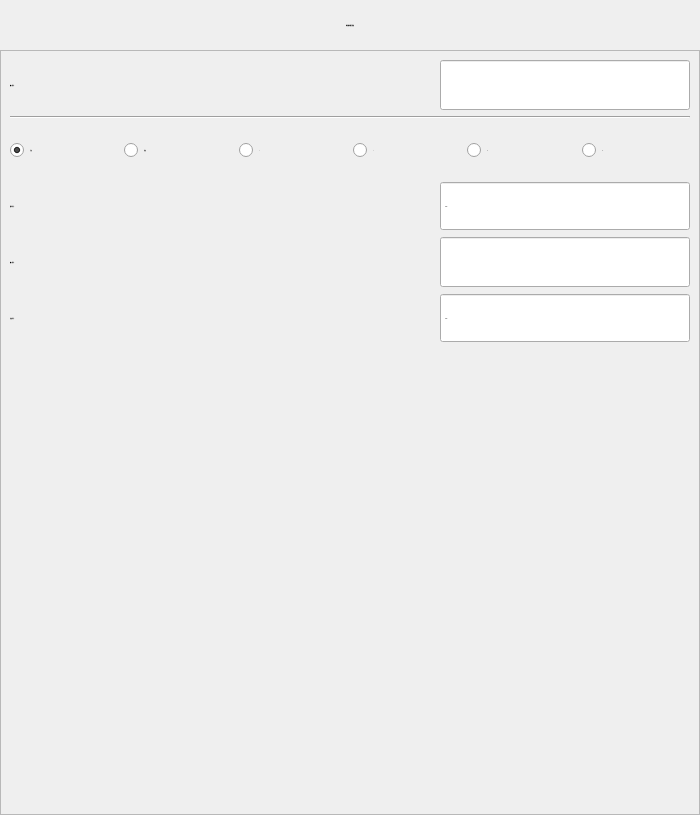
<?xml version="1.0" encoding="UTF-8"?>
<ui version="4.0">
 <class>FormActWait</class>
 <widget class="QWidget" name="FormActWait">
  <property name="geometry">
   <rect>
    <x>0</x>
    <y>0</y>
    <width>700</width>
    <height>815</height>
   </rect>
  </property>
  <property name="minimumSize">
   <size>
    <width>700</width>
    <height>815</height>
   </size>
  </property>
  <property name="maximumSize">
   <size>
    <width>700</width>
    <height>815</height>
   </size>
  </property>
  <property name="font">
   <font>
    <family>微软雅黑</family>
    <pointsize>-1</pointsize>
    <weight>50</weight>
    <italic>false</italic>
    <bold>false</bold>
   </font>
  </property>
  <property name="windowTitle">
   <string notr="true">等待信号</string>
  </property>
  <property name="styleSheet">
   <string notr="true">font: 28px &quot;微软雅黑&quot;;</string>
  </property>
  <layout class="QVBoxLayout" name="verticalLayout">
   <property name="spacing">
    <number>0</number>
   </property>
   <property name="margin">
    <number>0</number>
   </property>
   <item>
    <widget class="QLabel" name="labelParaTitle">
     <property name="sizePolicy">
      <sizepolicy hsizetype="Preferred" vsizetype="Fixed">
       <horstretch>0</horstretch>
       <verstretch>0</verstretch>
      </sizepolicy>
     </property>
     <property name="minimumSize">
      <size>
       <width>0</width>
       <height>50</height>
      </size>
     </property>
     <property name="font">
      <font>
       <family>微软雅黑</family>
       <pointsize>-1</pointsize>
       <weight>50</weight>
       <italic>false</italic>
       <bold>false</bold>
      </font>
     </property>
     <property name="styleSheet">
      <string notr="true">QLabel#labelParaTitle
{
	color: black;
	border-image: url(:/img/widget/Panel.png) 0 4 0 4;
	border-left: 4px transparent;
	border-right: 4px transparent;
}
</string>
     </property>
     <property name="text">
      <string>等待信号指令参数</string>
     </property>
     <property name="alignment">
      <set>Qt::AlignCenter</set>
     </property>
    </widget>
   </item>
   <item>
    <widget class="QFrame" name="frameActWait">
     <property name="font">
      <font>
       <family>微软雅黑</family>
       <pointsize>-1</pointsize>
       <weight>50</weight>
       <italic>false</italic>
       <bold>false</bold>
      </font>
     </property>
     <property name="styleSheet">
      <string notr="true"/>
     </property>
     <property name="frameShape">
      <enum>QFrame::StyledPanel</enum>
     </property>
     <property name="frameShadow">
      <enum>QFrame::Plain</enum>
     </property>
     <property name="IsMainArea" stdset="0">
      <bool>true</bool>
     </property>
     <layout class="QGridLayout" name="gridLayout">
      <item row="0" column="0">
       <widget class="QLabel" name="labelSignal">
        <property name="sizePolicy">
         <sizepolicy hsizetype="Expanding" vsizetype="Preferred">
          <horstretch>0</horstretch>
          <verstretch>0</verstretch>
         </sizepolicy>
        </property>
        <property name="minimumSize">
         <size>
          <width>150</width>
          <height>50</height>
         </size>
        </property>
        <property name="maximumSize">
         <size>
          <width>16777215</width>
          <height>50</height>
         </size>
        </property>
        <property name="font">
         <font>
          <family>微软雅黑</family>
          <pointsize>-1</pointsize>
          <weight>50</weight>
          <italic>false</italic>
          <bold>false</bold>
         </font>
        </property>
        <property name="text">
         <string>端口信号：</string>
        </property>
        <property name="buddy">
         <cstring>lineEdit_var</cstring>
        </property>
       </widget>
      </item>
      <item row="0" column="2">
       <widget class="xLineEdit" name="lineEdit_var">
        <property name="enabled">
         <bool>true</bool>
        </property>
        <property name="sizePolicy">
         <sizepolicy hsizetype="Fixed" vsizetype="Fixed">
          <horstretch>0</horstretch>
          <verstretch>0</verstretch>
         </sizepolicy>
        </property>
        <property name="minimumSize">
         <size>
          <width>250</width>
          <height>50</height>
         </size>
        </property>
        <property name="maximumSize">
         <size>
          <width>250</width>
          <height>50</height>
         </size>
        </property>
        <property name="font">
         <font>
          <family>微软雅黑</family>
          <pointsize>-1</pointsize>
          <weight>50</weight>
          <italic>false</italic>
          <bold>false</bold>
         </font>
        </property>
        <property name="focusPolicy">
         <enum>Qt::ClickFocus</enum>
        </property>
        <property name="acceptDrops">
         <bool>false</bool>
        </property>
        <property name="alignment">
         <set>Qt::AlignCenter</set>
        </property>
        <property name="readOnly">
         <bool>true</bool>
        </property>
       </widget>
      </item>
      <item row="1" column="0" colspan="3">
       <widget class="Line" name="line">
        <property name="orientation">
         <enum>Qt::Horizontal</enum>
        </property>
       </widget>
      </item>
      <item row="2" column="0" colspan="3">
       <layout class="QHBoxLayout" name="horizontalLayout">
        <item>
         <widget class="QRadioButton" name="check_Invalid">
          <property name="sizePolicy">
           <sizepolicy hsizetype="Minimum" vsizetype="Fixed">
            <horstretch>0</horstretch>
            <verstretch>0</verstretch>
           </sizepolicy>
          </property>
          <property name="minimumSize">
           <size>
            <width>45</width>
            <height>50</height>
           </size>
          </property>
          <property name="maximumSize">
           <size>
            <width>16777215</width>
            <height>16777215</height>
           </size>
          </property>
          <property name="font">
           <font>
            <family>微软雅黑</family>
            <pointsize>-1</pointsize>
            <weight>50</weight>
            <italic>false</italic>
            <bold>false</bold>
           </font>
          </property>
          <property name="focusPolicy">
           <enum>Qt::NoFocus</enum>
          </property>
          <property name="text">
           <string>无效</string>
          </property>
          <property name="iconSize">
           <size>
            <width>32</width>
            <height>32</height>
           </size>
          </property>
          <property name="checked">
           <bool>true</bool>
          </property>
         </widget>
        </item>
        <item>
         <widget class="QRadioButton" name="check_valid">
          <property name="minimumSize">
           <size>
            <width>45</width>
            <height>50</height>
           </size>
          </property>
          <property name="font">
           <font>
            <family>微软雅黑</family>
            <pointsize>-1</pointsize>
            <weight>50</weight>
            <italic>false</italic>
            <bold>false</bold>
           </font>
          </property>
          <property name="text">
           <string>有效</string>
          </property>
         </widget>
        </item>
        <item>
         <widget class="QRadioButton" name="check_greater">
          <property name="minimumSize">
           <size>
            <width>45</width>
            <height>50</height>
           </size>
          </property>
          <property name="font">
           <font>
            <family>微软雅黑</family>
            <pointsize>-1</pointsize>
            <weight>50</weight>
            <italic>false</italic>
            <bold>false</bold>
           </font>
          </property>
          <property name="text">
           <string>&gt;</string>
          </property>
         </widget>
        </item>
        <item>
         <widget class="QRadioButton" name="check_less">
          <property name="minimumSize">
           <size>
            <width>45</width>
            <height>50</height>
           </size>
          </property>
          <property name="font">
           <font>
            <family>微软雅黑</family>
            <pointsize>-1</pointsize>
            <weight>50</weight>
            <italic>false</italic>
            <bold>false</bold>
           </font>
          </property>
          <property name="text">
           <string>&lt;</string>
          </property>
         </widget>
        </item>
        <item>
         <widget class="QRadioButton" name="check_unequal">
          <property name="minimumSize">
           <size>
            <width>45</width>
            <height>50</height>
           </size>
          </property>
          <property name="font">
           <font>
            <family>微软雅黑</family>
            <pointsize>-1</pointsize>
            <weight>50</weight>
            <italic>false</italic>
            <bold>false</bold>
           </font>
          </property>
          <property name="text">
           <string>!=</string>
          </property>
         </widget>
        </item>
        <item>
         <widget class="QRadioButton" name="check_equal">
          <property name="minimumSize">
           <size>
            <width>45</width>
            <height>50</height>
           </size>
          </property>
          <property name="font">
           <font>
            <family>微软雅黑</family>
            <pointsize>-1</pointsize>
            <weight>50</weight>
            <italic>false</italic>
            <bold>false</bold>
           </font>
          </property>
          <property name="text">
           <string>==</string>
          </property>
         </widget>
        </item>
       </layout>
      </item>
      <item row="3" column="0">
       <widget class="QLabel" name="labelDelay">
        <property name="sizePolicy">
         <sizepolicy hsizetype="Expanding" vsizetype="Preferred">
          <horstretch>0</horstretch>
          <verstretch>0</verstretch>
         </sizepolicy>
        </property>
        <property name="minimumSize">
         <size>
          <width>150</width>
          <height>50</height>
         </size>
        </property>
        <property name="maximumSize">
         <size>
          <width>16777215</width>
          <height>50</height>
         </size>
        </property>
        <property name="font">
         <font>
          <family>微软雅黑</family>
          <pointsize>-1</pointsize>
          <weight>50</weight>
          <italic>false</italic>
          <bold>false</bold>
         </font>
        </property>
        <property name="text">
         <string>超时时间：</string>
        </property>
        <property name="buddy">
         <cstring>lineEdit_var</cstring>
        </property>
       </widget>
      </item>
      <item row="3" column="2">
       <widget class="xDoubleSpinBox" name="BoxDelay">
        <property name="enabled">
         <bool>true</bool>
        </property>
        <property name="sizePolicy">
         <sizepolicy hsizetype="Fixed" vsizetype="Fixed">
          <horstretch>0</horstretch>
          <verstretch>0</verstretch>
         </sizepolicy>
        </property>
        <property name="minimumSize">
         <size>
          <width>250</width>
          <height>50</height>
         </size>
        </property>
        <property name="maximumSize">
         <size>
          <width>250</width>
          <height>50</height>
         </size>
        </property>
        <property name="font">
         <font>
          <family>微软雅黑</family>
          <pointsize>-1</pointsize>
          <weight>50</weight>
          <italic>false</italic>
          <bold>false</bold>
         </font>
        </property>
        <property name="focusPolicy">
         <enum>Qt::ClickFocus</enum>
        </property>
        <property name="acceptDrops">
         <bool>false</bool>
        </property>
        <property name="alignment">
         <set>Qt::AlignLeading|Qt::AlignLeft|Qt::AlignVCenter</set>
        </property>
        <property name="buttonSymbols">
         <enum>QAbstractSpinBox::NoButtons</enum>
        </property>
        <property name="specialValueText">
         <string notr="true"/>
        </property>
        <property name="keyboardTracking">
         <bool>false</bool>
        </property>
        <property name="suffix">
         <string notr="true">s</string>
        </property>
        <property name="decimals">
         <number>2</number>
        </property>
        <property name="maximum">
         <double>600.000000000000000</double>
        </property>
        <property name="singleStep">
         <double>0.100000000000000</double>
        </property>
        <property name="HasBtn" stdset="0">
         <bool>true</bool>
        </property>
       </widget>
      </item>
      <item row="4" column="0">
       <widget class="QLabel" name="labelSignal2">
        <property name="sizePolicy">
         <sizepolicy hsizetype="Expanding" vsizetype="Preferred">
          <horstretch>0</horstretch>
          <verstretch>0</verstretch>
         </sizepolicy>
        </property>
        <property name="minimumSize">
         <size>
          <width>150</width>
          <height>50</height>
         </size>
        </property>
        <property name="maximumSize">
         <size>
          <width>16777215</width>
          <height>50</height>
         </size>
        </property>
        <property name="font">
         <font>
          <family>微软雅黑</family>
          <pointsize>-1</pointsize>
          <weight>50</weight>
          <italic>false</italic>
          <bold>false</bold>
         </font>
        </property>
        <property name="text">
         <string>端口信号：</string>
        </property>
        <property name="buddy">
         <cstring>lineEdit_var</cstring>
        </property>
       </widget>
      </item>
      <item row="4" column="2">
       <widget class="xLineEdit" name="lineEdit_var2">
        <property name="enabled">
         <bool>true</bool>
        </property>
        <property name="sizePolicy">
         <sizepolicy hsizetype="Fixed" vsizetype="Fixed">
          <horstretch>0</horstretch>
          <verstretch>0</verstretch>
         </sizepolicy>
        </property>
        <property name="minimumSize">
         <size>
          <width>250</width>
          <height>50</height>
         </size>
        </property>
        <property name="maximumSize">
         <size>
          <width>250</width>
          <height>50</height>
         </size>
        </property>
        <property name="font">
         <font>
          <family>微软雅黑</family>
          <pointsize>-1</pointsize>
          <weight>50</weight>
          <italic>false</italic>
          <bold>false</bold>
         </font>
        </property>
        <property name="focusPolicy">
         <enum>Qt::ClickFocus</enum>
        </property>
        <property name="acceptDrops">
         <bool>false</bool>
        </property>
        <property name="alignment">
         <set>Qt::AlignCenter</set>
        </property>
        <property name="readOnly">
         <bool>true</bool>
        </property>
       </widget>
      </item>
      <item row="5" column="0">
       <widget class="QLabel" name="labelValid">
        <property name="sizePolicy">
         <sizepolicy hsizetype="Expanding" vsizetype="Preferred">
          <horstretch>0</horstretch>
          <verstretch>0</verstretch>
         </sizepolicy>
        </property>
        <property name="minimumSize">
         <size>
          <width>150</width>
          <height>50</height>
         </size>
        </property>
        <property name="maximumSize">
         <size>
          <width>16777215</width>
          <height>50</height>
         </size>
        </property>
        <property name="font">
         <font>
          <family>微软雅黑</family>
          <pointsize>-1</pointsize>
          <weight>50</weight>
          <italic>false</italic>
          <bold>false</bold>
         </font>
        </property>
        <property name="text">
         <string>有效时间：</string>
        </property>
        <property name="buddy">
         <cstring>lineEdit_var</cstring>
        </property>
       </widget>
      </item>
      <item row="5" column="2">
       <widget class="xDoubleSpinBox" name="BoxValid">
        <property name="enabled">
         <bool>true</bool>
        </property>
        <property name="sizePolicy">
         <sizepolicy hsizetype="Fixed" vsizetype="Fixed">
          <horstretch>0</horstretch>
          <verstretch>0</verstretch>
         </sizepolicy>
        </property>
        <property name="minimumSize">
         <size>
          <width>250</width>
          <height>50</height>
         </size>
        </property>
        <property name="maximumSize">
         <size>
          <width>250</width>
          <height>50</height>
         </size>
        </property>
        <property name="font">
         <font>
          <family>微软雅黑</family>
          <pointsize>-1</pointsize>
          <weight>50</weight>
          <italic>false</italic>
          <bold>false</bold>
         </font>
        </property>
        <property name="focusPolicy">
         <enum>Qt::ClickFocus</enum>
        </property>
        <property name="acceptDrops">
         <bool>false</bool>
        </property>
        <property name="alignment">
         <set>Qt::AlignLeading|Qt::AlignLeft|Qt::AlignVCenter</set>
        </property>
        <property name="buttonSymbols">
         <enum>QAbstractSpinBox::NoButtons</enum>
        </property>
        <property name="specialValueText">
         <string notr="true"/>
        </property>
        <property name="keyboardTracking">
         <bool>false</bool>
        </property>
        <property name="suffix">
         <string notr="true">s</string>
        </property>
        <property name="decimals">
         <number>2</number>
        </property>
        <property name="maximum">
         <double>600.000000000000000</double>
        </property>
        <property name="singleStep">
         <double>0.100000000000000</double>
        </property>
        <property name="HasBtn" stdset="0">
         <bool>true</bool>
        </property>
       </widget>
      </item>
      <item row="6" column="1">
       <spacer name="verticalSpacerDown">
        <property name="orientation">
         <enum>Qt::Vertical</enum>
        </property>
        <property name="sizeHint" stdset="0">
         <size>
          <width>20</width>
          <height>40</height>
         </size>
        </property>
       </spacer>
      </item>
     </layout>
    </widget>
   </item>
  </layout>
 </widget>
 <customwidgets>
  <customwidget>
   <class>xDoubleSpinBox</class>
   <extends>QDoubleSpinBox</extends>
   <header>xdoublespinbox.h</header>
   <slots>
    <signal>clicked()</signal>
   </slots>
  </customwidget>
  <customwidget>
   <class>xLineEdit</class>
   <extends>QLineEdit</extends>
   <header>xlineedit.h</header>
   <slots>
    <signal>clicked()</signal>
    <slot>inputIP()</slot>
   </slots>
  </customwidget>
 </customwidgets>
 <resources/>
 <connections>
  <connection>
   <sender>BoxDelay</sender>
   <signal>clicked()</signal>
   <receiver>FormActWait</receiver>
   <slot>inputDelay()</slot>
   <hints>
    <hint type="sourcelabel">
     <x>209</x>
     <y>177</y>
    </hint>
    <hint type="destinationlabel">
     <x>364</x>
     <y>214</y>
    </hint>
   </hints>
  </connection>
  <connection>
   <sender>lineEdit_var</sender>
   <signal>clicked()</signal>
   <receiver>FormActWait</receiver>
   <slot>selectInport()</slot>
   <hints>
    <hint type="sourcelabel">
     <x>243</x>
     <y>64</y>
    </hint>
    <hint type="destinationlabel">
     <x>425</x>
     <y>71</y>
    </hint>
   </hints>
  </connection>
  <connection>
   <sender>lineEdit_var2</sender>
   <signal>clicked()</signal>
   <receiver>FormActWait</receiver>
   <slot>selectInport2()</slot>
   <hints>
    <hint type="sourcelabel">
     <x>564</x>
     <y>261</y>
    </hint>
    <hint type="destinationlabel">
     <x>349</x>
     <y>407</y>
    </hint>
   </hints>
  </connection>
  <connection>
   <sender>BoxValid</sender>
   <signal>clicked()</signal>
   <receiver>FormActWait</receiver>
   <slot>inputValid()</slot>
   <hints>
    <hint type="sourcelabel">
     <x>564</x>
     <y>317</y>
    </hint>
    <hint type="destinationlabel">
     <x>349</x>
     <y>407</y>
    </hint>
   </hints>
  </connection>
 </connections>
 <slots>
  <slot>inputDelay()</slot>
  <slot>checkChanged(int)</slot>
  <slot>selectInport()</slot>
  <slot>selectInport2()</slot>
  <slot>inputValid()</slot>
 </slots>
</ui>
